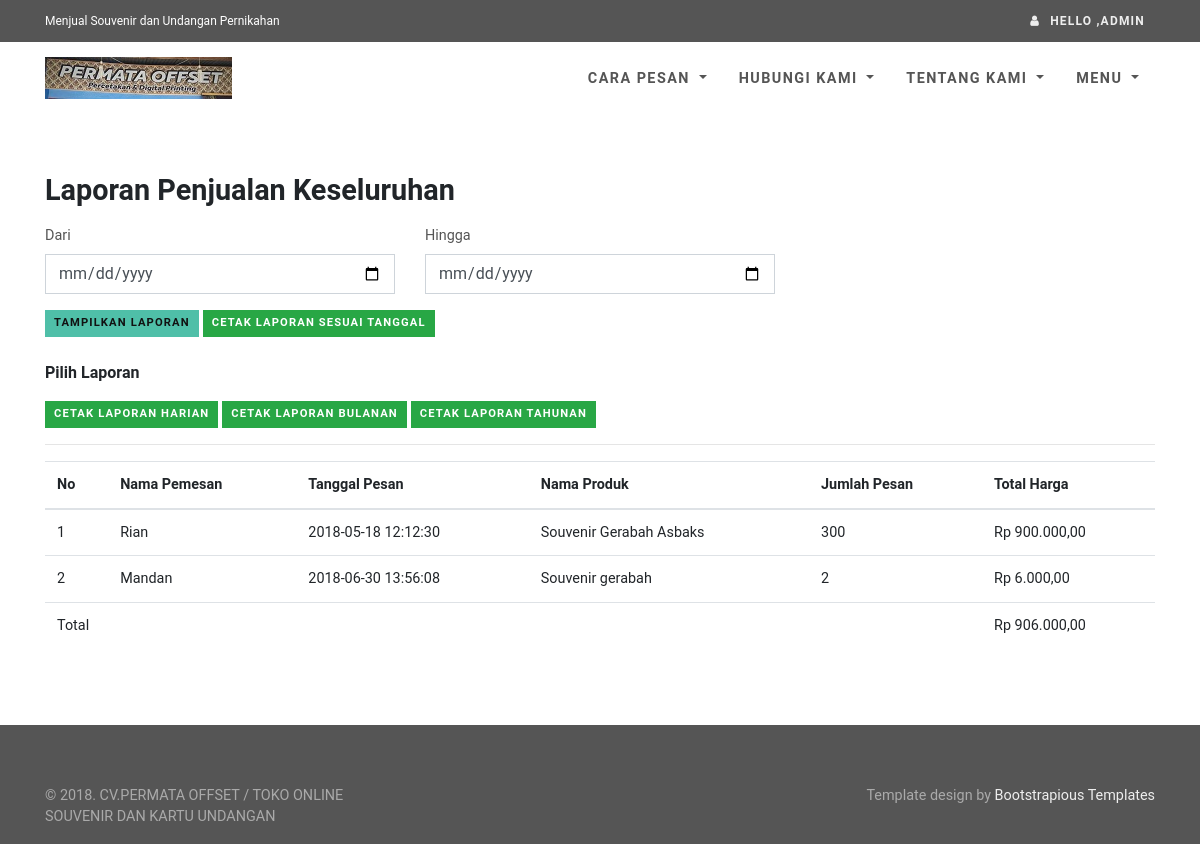
The page /admin/laporan.php (signed in) on the database as committed earlier.
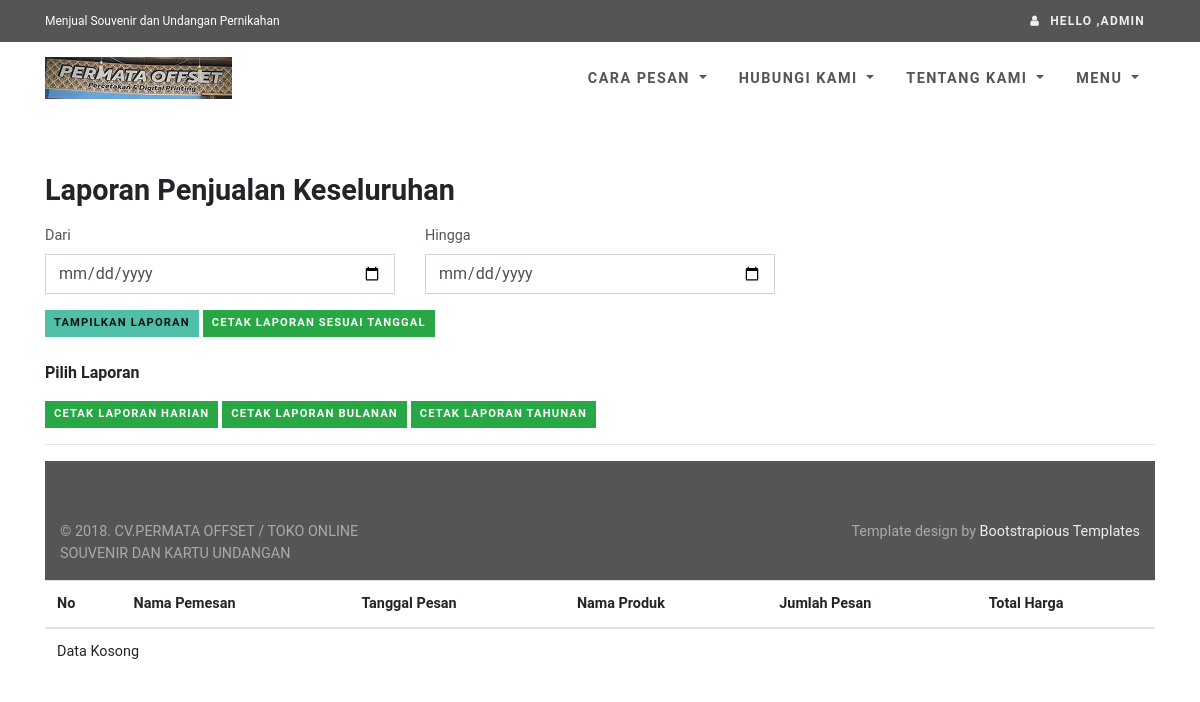
The same page on the database as committed later.
### tables this page shows
CREATE TABLE `tbl_pemesanan` (
  `id_pemesanan` varchar(100) NOT NULL,
  `nama_pemesan` varchar(200) NOT NULL,
  `alamat_pemesan` varchar(255) NOT NULL,
  `no_telp` varchar(14) NOT NULL,
  `id_user` int(11) NOT NULL,
  `total_harga` int(11) NOT NULL,
  `jumlah_pesan` int(11) NOT NULL,
  `id_produk` int(11) NOT NULL,
  `tgl_pesan` timestamp NOT NULL DEFAULT CURRENT_TIMESTAMP ON UPDATE CURRENT_TIMESTAMP,
  `id_kota` int(11) DEFAULT NULL,
  PRIMARY KEY (`id_pemesanan`)
);

CREATE TABLE `tbl_produk` (
  `id_produk` int(11) NOT NULL AUTO_INCREMENT,
  `nm_produk` varchar(100) NOT NULL,
  `jenis_produk` varchar(15) NOT NULL,
  `harga` int(11) NOT NULL,
  `stok` int(11) DEFAULT '10',
  PRIMARY KEY (`id_produk`)
);

### db.php (called while the page is built, shortened)
<?php
class Sparrow {
    protected $sql;
    protected $db;
    protected $db_type;
    protected $stats;
    public $is_cached = false;
    public $stats_enabled = false;
    public $key_prefix = '';
    public function build($sql, $input) {
        return (strlen($input) > 0) ? ($sql.' '.$input) : $sql;
    }
    public function parseConnection($connection) {
        $url = parse_url($connection);
        $cfg = array();
        $cfg['type'] = isset($url['scheme']) ? $url['scheme'] : $url['path'];
        $cfg['hostname'] = isset($url['host']) ? $url['host'] : null;
        $cfg['database'] = isset($url['path']) ? substr($url['path'],1) : null;
        $cfg['username'] = isset($url['user']) ? $url['user'] : null;
        $cfg['password'] = isset($url['pass']) ? $url['pass'] : null;
        $cfg['port'] = isset($url['port']) ? $url['port'] : null;
        return $cfg;
    }
    public function reset() {
        $this->where = '';
        $this->order = '';
        $this->groups = '';
        $this->having = '';
        $this->distinct = '';
        $this->limit = '';
        $this->offset = '';
        $this->sql = '';
    }
    protected function parseCondition($field, $value = null, $join = '', $escape = true) {
        if (is_string($field)) {
            $operator = '';
            if (!empty($operator)) {
                switch ($operator) {
                    case '%':
                        $condition = ' LIKE ';
                        break;
                    case '!%':
                        $condition = ' NOT LIKE ';
                        break;
                    case '@':
                        $condition = ' IN ';
                        break;
                    case '!@':
                        $condition = ' NOT IN ';
                        break;
                    default:
                        $condition = $operator;
                }
            }
            else {
                $condition = '=';
            }
            if (is_array($value)) {
                if (strpos($operator, '@') === false) $condition = ' IN ';
                $value = '('.implode(',', array_map(array($this, 'quote'), $value)).')';
            }
            else {
                $value = ($escape && !is_numeric($value)) ? $this->quote($value) : $value;
            }
            return $join.' '.str_replace('|', '', $field).$condition.$value;
        }
        else if (is_array($field)) {
            $str = '';
            foreach ($field as $key => $value) {
                $str .= $this->parseCondition($key, $value, $join, $escape);
                $join = '';
            }
            return $str;
        }
        else {
            throw new Exception('Invalid where condition.');
        }
    }
    public function from($table, $reset = true) {
        $this->table = $table;
        return $this;
    }
    public function join($table, array $fields, $type = 'INNER') {
        return $this;
    }
    public function limit($limit, $offset = null) {
        return $this;
    }
    public function select($fields = '*', $limit = null, $offset = null) {
        $fields = (is_array($fields)) ? implode(',', $fields) : $fields;
        return $this;
    }
    public function sql($sql = null) {
        if ($sql !== null) {
            $this->sql = trim(
                (is_array($sql)) ?
                    array_reduce($sql, array($this, 'build')) :
                    $sql
            );
            return $this;
        }
        return $this->sql;
    }
    public function setDb($db) {
        $this->db = null;
        if (is_string($db)) {
            $this->setDb($this->parseConnection($db));
        }
        else if (is_array($db)) {
            switch ($db['type']) {
                case 'mysqli':
                    $this->db = new mysqli(
                        $db['hostname'],
                        $db['username'],
                        $db['password'],
                        $db['database']
                    );
                    break;
            }
            $this->db_type = $db['type'];
        }
    }
    public function execute($key = null, $expire = 0) {
        $result = null;
        $this->is_cached = false;
        if (!empty($this->sql)) {
            $error = null;
            switch ($this->db_type) {
                case 'mysqli':
                    $result = $this->db->query($this->sql);
                    break;
            }
        }
        return $result;
    }
    public function many($key = null, $expire = 0) {
        $data = array();
        $result = $this->execute($key, $expire);
        if ($this->is_cached) {
            $data = $result;
            if ($this->stats_enabled) {
                $this->stats['cached'][$this->key_prefix.$key] = $this->sql;
            }
        }
        else {
            switch ($this->db_type) {
                case 'mysqli':
                    if (function_exists('mysqli_fetch_all')) {
                        $data = $result->fetch_all(MYSQLI_ASSOC);
                    }
                    else {
                        while ($row = $result->fetch_assoc()) {
                            $data[] = $row;
                        }
                    }
                    break;
            }
        }
        return $data;
    }
}

### admin/laporan.php (the view, shortened to what the changed rows need)
<?php
require "../koneksi.php";
$judul = "Laporan Penjualan";
include "../template/head.php";
$awal = date('Y-m-d');
$akhir = date('Y-m-d');
if(isset($_GET['laporan'])){
    switch($_GET['laporan']){
        case "harian" :
            $tableConf = array(
                array(
                    "name"		=>	"nama_pemesan",
                    "caption"	=>	"Nama Pemesan"
                ),
                array(
                    "name"		=>	"tgl_pesan",
                    "caption"	=>	"Tanggal Pesan"
                ),
                array(
                    "name"		=>	"nm_produk",
                    "caption"	=>	"Nama Produk"
                ),
                array(
                    "name"		=>	"jumlah_pesan",
                    "caption"	=>	"Jumlah Pesan"
                ),
                array(
                    "name"		=>	"total_harga",
                    "caption"	=>	"Total Harga"
                )
            );
            $judul = "Laporan Harian";
            $dataTable = $db->sql('select * from tbl_pemesanan join tbl_produk on tbl_pemesanan.id_produk = tbl_produk.id_produk where day(tgl_pesan) = day(now())')->many();
        break;
        case "bulanan" :
            $tableConf = array(
                array(
                    "name"		=>	"hari",
                    "caption"	=>	"Tanggal"
                ),
                array(
                    "name"		=>	"total_harga",
                    "caption"	=>	"Total Harga"
                )
            );
            $judul = "Laporan Bulanan";
            $dataTable = $db->sql('select day(tgl_pesan) as `hari`, sum(total_harga) as `total_harga` from tbl_pemesanan join tbl_produk on tbl_pemesanan.id_produk = tbl_produk.id_produk where month(tgl_pesan) = month(now()) and year(tgl_pesan) = year(now()) group by day(tgl_pesan)')->many();
        break;
        case "tahunan" :
            $tableConf = array(
                array(
                    "name"		=>	"bulan",
                    "caption"	=>	"Bulan"
                ),
                array(
                    "name"		=>	"total_harga",
                    "caption"	=>	"Total Harga"
                )
            );
            $judul = "Tahunan";
            $dataTable = $db->sql('select month(tgl_pesan) as `bulan`, sum(total_harga) as `total_harga` from tbl_pemesanan join tbl_produk on tbl_pemesanan.id_produk = tbl_produk.id_produk where year(tgl_pesan) = year(now()) group by month(tgl_pesan)')->many();
        break;
    }
}else{
    $tableConf = array(
        array(
            "name"		=>	"nama_pemesan",
            "caption"	=>	"Nama Pemesan"
        ),
        array(
            "name"		=>	"tgl_pesan",
            "caption"	=>	"Tanggal Pesan"
        ),
        array(
            "name"		=>	"nm_produk",
            "caption"	=>	"Nama Produk"
        ),
        array(
            "name"		=>	"jumlah_pesan",
            "caption"	=>	"Jumlah Pesan"
        ),
        array(
            "name"		=>	"total_harga",
            "caption"	=>	"Total Harga"
        )
    );
    if(!isset($_GET['awal'])){
    $judul = "Laporan Penjualan Keseluruhan";
	$dataTable = $db->from('tbl_pemesanan')
	->join('tbl_produk',array('tbl_pemesanan.id_produk' => 'tbl_produk.id_produk'))
	->many();
    }else{
        $judul = "Laporan Dari Tanggal $awal - $akhir";
        $dataTable = $db->sql('select * from tbl_pemesanan join tbl_produk on tbl_pemesanan.id_produk = tbl_produk.id_produk where tgl_pesan between "'.$awal.'" and "'.$akhir.'"')->many();
    }
}
?>
<body>
<div id="all">
<div id="content">
<div class="container">
<div class="row bar mb-0">
<div class="col-md-12">
<h2><?=$judul;?></h2>
<table class="table table-hover">
<thead>
	<tr>
		<th>No</th>
<?php
foreach($tableConf as $t){
	echo "<th>".$t['caption']."</th>";
}
?>
	</tr>
</thead>
<tbody>
<?php
$no = 1;
$total = 0;
if(count($dataTable) == 0){
	echo "<tr><td colspan=".(count($tableConf)+2).">Data Kosong</td></tr>";
}else{
	foreach($dataTable as $r){
		echo "
			<tr>
				<td>".$no."</td>";
		foreach($tableConf as $t){
			if($t['name'] == 'total_harga'){
				echo "<td>Rp ".number_format($r[$t['name']],2,',','.')."</td>";
			}else echo "<td>".$r[$t['name']]."</td>";
		}
		$no++;
		$total += $r['total_harga'];
		echo "</tr>";
	}
	echo "
	<tfoot>
	<tr>
	<td colspan=5>Total</td>
	<td>Rp ".number_format($total,2,',','.')."</td>
	</tr></tfoot>";
?>
	</tbody>
</table>
</div>
</div>
</div>
</div>
<?php
}
?>
</div>
</div>
</body>
</html>

Rows that differ between the two databases and show on the page:
removed tbl_pemesanan: nama_pemesan "Rian", tgl_pesan "2018-05-18 12:12:30", id_produk.nm_produk "Souvenir Gerabah Asbaks", jumlah_pesan "300", total_harga "900.000,00"
removed tbl_pemesanan: nama_pemesan "Mandan", tgl_pesan "2018-06-30 13:56:08", id_produk.nm_produk "Souvenir gerabah", jumlah_pesan "2", total_harga "6.000,00"
Other text that changed with them:
$total: "906.000,00" → (not shown)
text no longer shown: "Total Rp"
text now shown: "Data Kosong"
